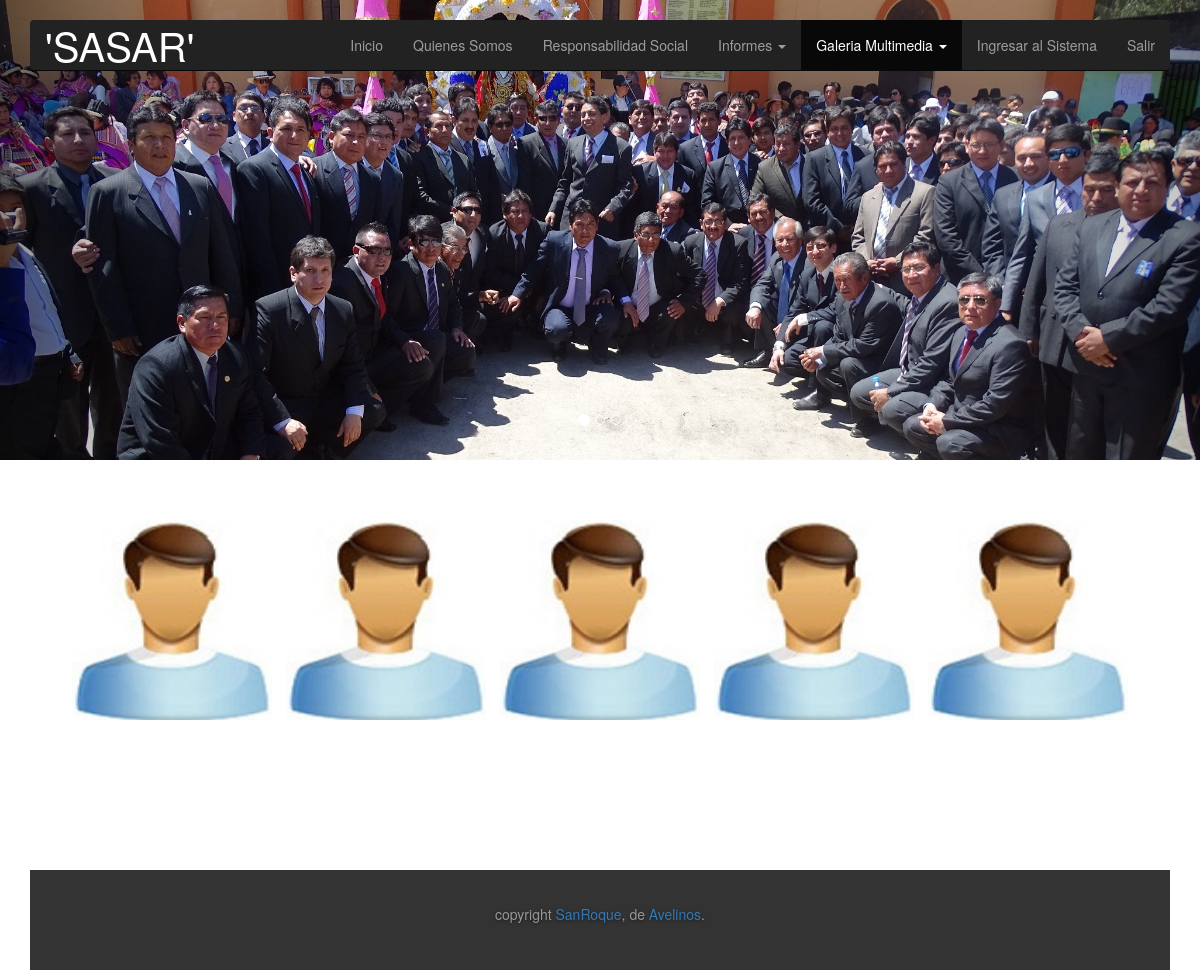
The app's page /fotos_socios/ (signed in) with its own data.
### backend/models.py (models this page shows, shortened)
class Portadas(models.Model):
    imagen = models.ImageField(upload_to="Portadas/",blank=True, null=True)
    titulo= models.CharField(max_length=128,blank=True, null=True)
    descripcion= models.TextField(blank=True, null=True)
    socio = models.ForeignKey(Socio,blank=True, null=True)

class Socio(User):
    resumen = models.TextField(blank=True, null=True)
    direccion = models.CharField(max_length=128,blank=True, null=True)
    dni = models.CharField(max_length=8, unique=True)
    fecha_nacimiento = models.DateField(blank=True, null=True)
    ocupacion = models.CharField(max_length=64,blank=True, null=True)
    residencia = models.CharField(max_length=128,blank=True, null=True)
    picture = models.ImageField(upload_to="Socios/",
                                default='default/avatar.png',blank=True, null=True)
    categoria = models.ForeignKey(Categoria,blank=True, null=True)
    video = models.FileField(upload_to="VideoSocio",blank=True, null=True)
    video_titulo = models.CharField(max_length=150,blank=True, null=True)
    video_descripcion = models.TextField(blank=True, null=True)
    orden_parada = models.DateField(blank=True, null=True)
    create_at = models.DateTimeField(auto_now_add=True)
    update_at = models.DateTimeField(auto_now=True)

### frontend/views.py (the view)
# urls.py: url(r'^fotos_socios/$','fotos_socios',name='fotos_socios'),
def fotos_socios(request):
    portadas = Portadas.objects.all()
    fotoSocios = Socio.objects.all()
    cntxt={
        'fotoSocios':fotoSocios,'portadas':portadas,
    }
    return render(request,'frontend/fotos_socios.html',cntxt)

### legion/templates/frontend/fotos_socios.html (shortened to what this page needs)
{% extends 'frontend/base.html' %}
{% load staticfiles %}
{% block css %}
<link href="{% static 'multimedia/default.css' %}" rel="stylesheet" />
<link href="{% static 'multimedia/component.css' %}" rel="stylesheet" />
{% endblock css %}
{% block contenido %}
    <ul id="og-grid" class="og-grid">
      {% for i in fotoSocios %}
      {% if i.picture == "" %}
      {% else %}
      <li>
        <a href="#" data-largesrc="{{MEDIA_URL}}{{i.picture}}" data-title="{{i.first_name}} {{i.last_name}}" data-description="{{i.orden_parada}}">
          <img width="200px" height="200px" src="{{MEDIA_URL}}{{i.picture}}" alt="{{i.picture}}"/>
        </a>
      </li>
      {% endif %}
      {% endfor %}
    </ul>
<br/><br/><br/><br/>
{% endblock contenido %}

### legion/templates/frontend/base.html (shortened to what this page needs)
{% load staticfiles %}
<!DOCTYPE html>
<html lang="en">
  <head>
    <link href="{% static 'css/style.css' %}" rel="stylesheet" />
    <link href="{% static 'bootstrap/css/bootstrap.css' %}" rel="stylesheet" />
    <link href="{% static 'bootstrap/css/carousel.css' %}" rel="stylesheet" />
    <link href="{% static 'bootstrap/css/navbar.css' %}" rel="stylesheet" />
    {% block css %}{% endblock css %}
  </head>
  <body class="">
    <div class="navbar-wrapper">
      <div class="container">
        <nav class="navbar navbar-inverse navbar-static-top">
          <div class="container">
            <div class="navbar-header">
              <a id="titulo" class="navbar-brand" href="#">'SASAR'</a>
            </div>
            <div id="navbar" class="navbar-collapse collapse">
              <ul class="nav navbar-nav navbar-right">
                <li id="home"><a href="/home">Inicio</a></li>
                <li id="quienes_somos"><a href="{% url 'quienes_somos' %}">Quienes Somos</a></li>
                <li id="responsabilidad_social"><a href="{% url 'responsabilidad_social' %}">Responsabilidad Social</a></li>
                <li id="informe" class="dropdown">
                  <a href="#" class="dropdown-toggle" data-toggle="dropdown" role="button" aria-expanded="false">Informes <span class="caret"></span></a>
                </li>
                <li id="galeria" class="dropdown">
                  <a href="#" class="dropdown-toggle" data-toggle="dropdown" role="button" aria-expanded="false">Galeria Multimedia <span class="caret"></span></a>
                </li>
                {% if user.is_authenticated %}
                    <li class=""><a href="{% url 'index' %}">Ingresar al Sistema</a></li>
                    <li class=""><a href="{% url 'logout' %}">Salir</a></li>
                {% else %}
                <li class=""><a href="/login">Login</a></li>
                {% endif %}
              </ul>
            </div>
          </div>
        </nav>
      </div>
    </div>
    <div id="myCarousel" class="carousel slide" data-ride="carousel">
      <ol class="carousel-indicators">
        <li data-target="#myCarousel" data-slide-to="0" class="active"></li>
        <li data-target="#myCarousel" data-slide-to="1"></li>
        <li data-target="#myCarousel" data-slide-to="2"></li>
      </ol>
      <div class="carousel-inner" role="listbox">
        {% for item in portadas %}
        <div class="item {{item.descripcion}}">
          <img src="{{MEDIA_URL}}{{item.imagen}}"  alt="{{item.titulo}}" />
        </div>
        {% endfor %}
      </div>
      <a class="left carousel-control" href="#myCarousel" role="button" data-slide="prev">
        <span class="glyphicon glyphicon-chevron-left" aria-hidden="true"></span>
      </a>
      <a class="right carousel-control" href="#myCarousel" role="button" data-slide="next">
        <span class="glyphicon glyphicon-chevron-right" aria-hidden="true"></span>
      </a>
    </div>
    <div class="container marketing">
      {% block contenido %}
      {% endblock contenido %}
      <footer>
         <div class="mastfoot">
            <div class="inner">
              <p>copyright <a href="">SanRoque</a>, de <a href="">Avelinos</a>.</p>
            </div>
          </div>
      </footer>
    </div>
  </body>
</html>

### legion/static/css/style.css (style rules this page uses)
#titulo { color: #fff; font-size:30pt; }

### legion/static/multimedia/component.css (style rules this page uses)
.og-grid { list-style: none; padding: 20px 0; margin: 0 auto; text-align: center; width: 100%; }
.og-grid li { display: inline-block; margin: 10px 5px 0 5px; vertical-align: top; height: 250px; }
.og-grid li > a, .og-grid li > a img { border: none; outline: none; display: block; position: relative; }

### records on screen
Portadas: imagen (picture)
Socio: picture (placeholder picture)
Socio: picture (placeholder picture)
Socio: picture (placeholder picture)
Socio: picture (placeholder picture)
Socio: picture (placeholder picture)
